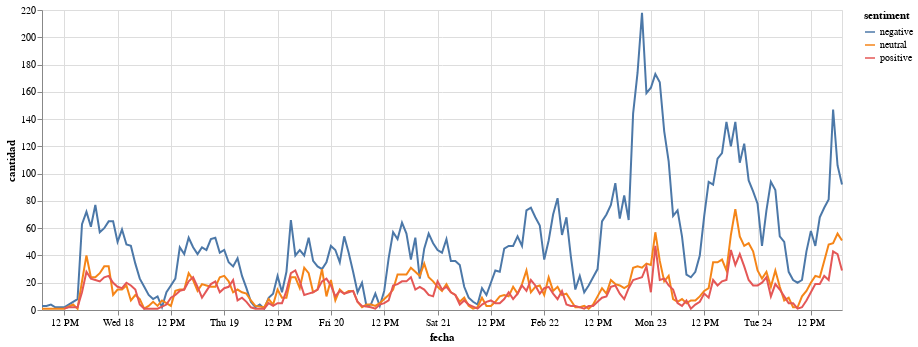

Notebook code for this chart:
### Code cell
alt.Chart(df_fecha_tweets_sent).mark_line().encode(
    x='fecha:T',
    y='cantidad:Q',
    color='sentiment:N'
).properties(
    width=800,
    height=300
)

### Figure 1 — Vega-Lite specification as saved in the notebook (floating-point values rounded to 4 significant figures; data arrays with more than 128 entries replaced by an {"elided": "..."} marker saying what was removed)
{"config": {"view": {"continuousWidth": 400, "continuousHeight": 300}}, "data": {"name": "data-59e951ee798b2f7d788e56a45085c52d"}, "mark": "line", "encoding": {"color": {"field": "sentiment", "type": "nominal"}, "x": {"field": "fecha", "type": "temporal"}, "y": {"field": "cantidad", "type": "quantitative"}}, "height": 300, "width": 800, "$schema": "https://vega.github.io/schema/vega-lite/v4.17.0.json", "datasets": {"data-59e951ee798b2f7d788e56a45085c52d": {"elided": "528 records"}}}
